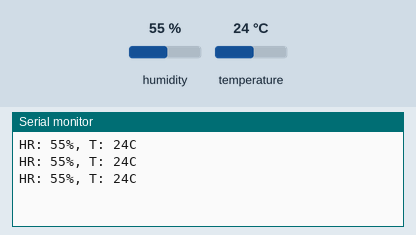
This sketch was run on a simulated Arduino Uno, built with avr-gcc and run on an emulated ATmega328P. On the bench: the last lines printed to the serial monitor. Wiring (inferred from the names in the program): DHT11 sensor: data pin 8. Inputs (shaded band) come from the test bench; at power-on: humidity 55 %, temperature 24 °C.

Above: at 4.0 s.
4.1 s: humidity set to 22 %
At 7.6 s:
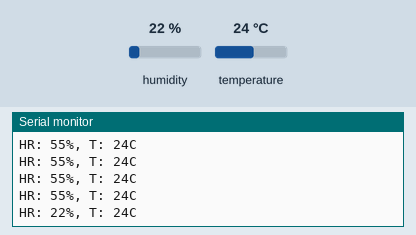
8.1 s: temperature set to 12 °C
At 8.8 s:
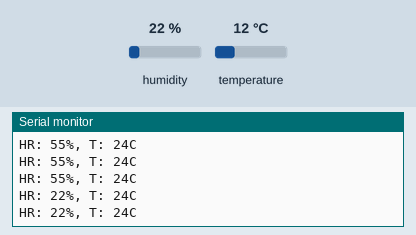
12.1 s: humidity set to 40 %
At 13.8 s:
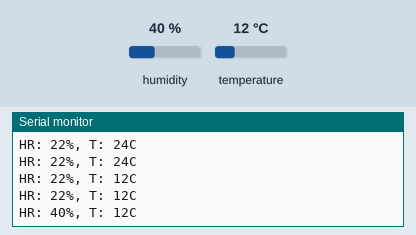
Timing chart, 0 to 15.3 s (numbered marks = the images above; inputs shaded):
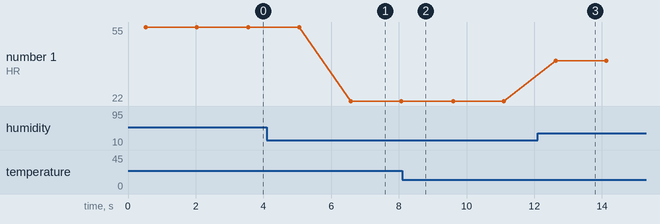

Measured:
- after the input at 4.1 s, the serial monitor: prints a new line after 2.5 s (image 1)
- after the input at 12.1 s, the serial monitor: prints a new line after 0.53 s (image 3)
- plotted number 1: 55 → 22 after the input at 4.1 s, 22 → 40 after the input at 12.1 s

The sketch:

DH11.ino
```cpp
/*Sensor de Temperatura y Humedad DHT11<br>Instrucciones:
  Recuerda descargar la libreria DHT para poder utilizar este sensor
  Conectaremos el Sensor DHT11 a 5v y el pin de señal a la entrada digital 7
*/
#include "DHT.h"
#define DHTPIN 8
#define DHTTYPE DHT11
DHT dht(DHTPIN, DHTTYPE);
void setup() {
  Serial.begin(9600);
  dht.begin();
}
void loop() {
  int h = dht.readHumidity();// Lee la humedad
  int t = dht.readTemperature(); //Lee la temperatura
  //////////////////////////////////////////////////Humedad
  Serial.print("HR: ");
  Serial.print(h);//Escribe la humedad
  Serial.print("%");
  //delay (500);
  ///////////////////////////////////////////////////Temperatura
  Serial.print(", T: ");
  Serial.print(t);//Escribe la temperatura
  Serial.println("C");
  delay (1000);
  ///////////////////////////////////////////////////
}
//Electrocrea.com
```
